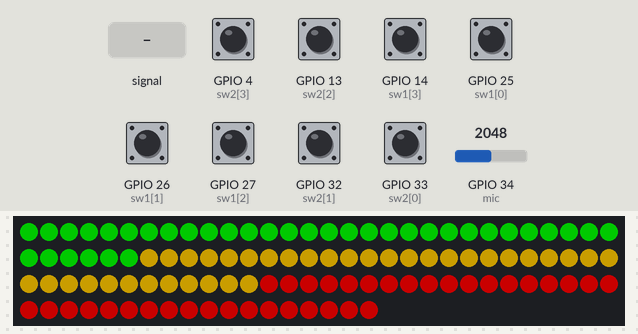
Simulated run of this program. Board: ESP32 board running MicroPython. On the bench: 108 RGB LEDs in strip order, left to right, continuing on the next row. The test bench sets the inputs (shaded band); at power-on: GPIO 4 (sw2[3]), GPIO 13 (sw2[2]), GPIO 14 (sw1[3]), GPIO 25 (sw1[0]), GPIO 26 (sw1[1]), GPIO 27 (sw1[2]), GPIO 32 (sw2[1]), GPIO 33 (sw2[0]) HIGH, GPIO 34 (mic) = 2048 (analog values on the 0–4095 scale). Dim RGB values are drawn brighter than linear.

Above: at 1.1 s.
At 3.3 s:
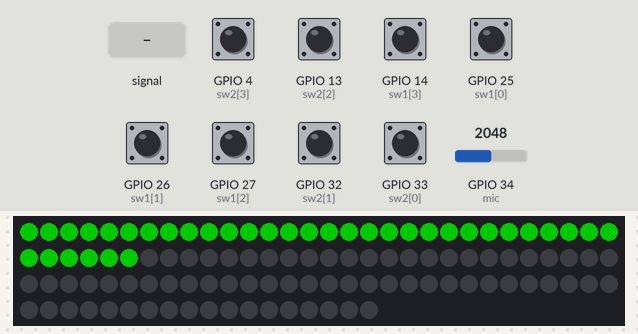
3.4 s: GPIO 34 (mic) fed a 200 Hz sine of ±327 counts around its level
At 5.2 s:
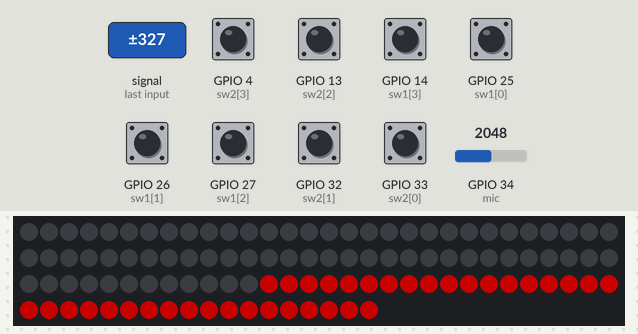
6.3 s: GPIO 34 (mic) set to 2866
At 7.3 s:
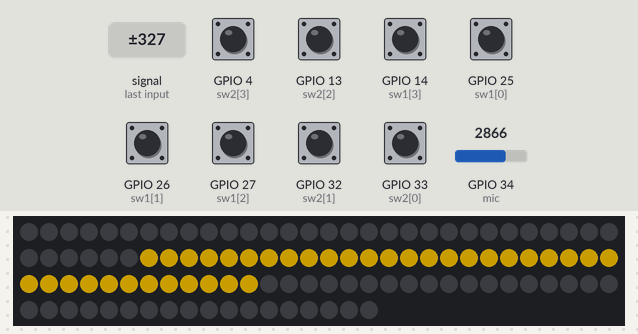
Timing chart, 0 to 9.3 s (numbered marks = the images above; inputs shaded):
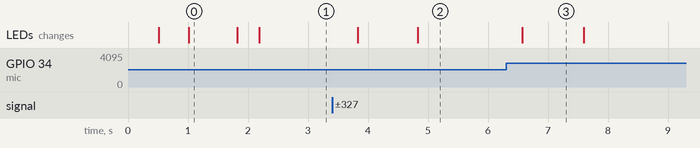

The program:

main.py
```python
"""
Kita-Lärmampel — MicroPython / ESP32
=====================================
Zeigt den Geräuschpegel als grün/gelb/rot an.
Zwei kodierte Drehschalter (BCD, 10-stufig) stellen die Schwellwerte ein.

Verdrahtung
-----------
  GPIO  5  → WS2812B Datenleitung
  GPIO 34  → MAX4466 Ausgang  (ADC1, Input-only)

  Drehschalter 1 — grün→gelb  (Common → GND)
    GPIO 25  → Bit 0
    GPIO 26  → Bit 1
    GPIO 27  → Bit 2
    GPIO 14  → Bit 3

  Drehschalter 2 — gelb→rot  (Common → GND)
    GPIO 33  → Bit 0
    GPIO 32  → Bit 1
    GPIO 13  → Bit 2
    GPIO  4  → Bit 3

  GND / 3V3 → Mikrofon-Modul (VCC an 3V3)

Schalter-Beschriftung (4 genutzte Stufen)
  Stellung 1 = leise     Stellung 3 = mittel-laut
  Stellung 2 = mittel    Stellung 4 = laut
  (konkrete dB-Werte nach Kalibrierung des MAX4466-Gain-Trimmers eintragen)

Kalibrierung
------------
  1. MAX4466 Gain-Trimmer so einstellen, dass measure_rms() im normalen
     Kita-Betrieb sinnvolle Werte liefert (per REPL prüfen).
  2. THRESHOLDS_1 und THRESHOLDS_2 entsprechend anpassen.
  3. Schalter-Beschriftungen mit den realen dB-Werten bedrucken/bekleben.
"""

import machine
import neopixel
import time
import math

# ── Konfiguration ──────────────────────────────────────────────────────────────

LED_PIN = 5     # WS2812B Datenleitung
MIC_PIN = 34    # MAX4466 Ausgang (ADC1, Input-only Pin)

# BCD-Drehschalter: Bit-Pins in aufsteigender Wertigkeit [bit0, bit1, bit2, bit3]
# Common-Pin jedes Schalters → GND; interne Pull-ups aktiv
SW1_PINS = [25, 26, 27, 14]   # Schalter 1: grün→gelb
SW2_PINS = [33, 32, 13,  4]   # Schalter 2: gelb→rot

LEDS_PER_FIELD = 36    # LEDs pro Ampelfeld (4 Reihen à 9 LEDs im Zickzack)
NUM_FIELDS     = 3
TOTAL_LEDS     = LEDS_PER_FIELD * NUM_FIELDS   # = 108

BRIGHTNESS_NORMAL = 0.40   # 40% Helligkeit ist indoor absolut ausreichend (stromsparend)
BRIGHTNESS_ECO    = 0.10   # 10% Helligkeit im Schlafmodus (sehr stromsparend)
ECO_DELAY_MS      = 60000  # Nach 60 Sekunden Dauer-Grün wird abgedimmt

# Feldindizes im LED-Streifen (Streifen läuft von unten nach oben)
FIELD_GREEN  = 0   # unten
FIELD_YELLOW = 1   # Mitte
FIELD_RED    = 2   # oben

# Farben (Basiswerte unskaliert)
def _scale(r, g, b, brightness):
    return (int(r * brightness), int(g * brightness), int(b * brightness))

COLOR_OFF    = (0, 0, 0)
BASE_GREEN   = (0,   255, 0)
BASE_YELLOW  = (255, 200, 0)
BASE_RED     = (255, 0,   0)

# Lautstärkemessung
WINDOW_SIZE  = 25   # Gleitender Mittelwert über N Messungen (≈ 1,5 - 2 s)

# Schwellwerte in RMS-Einheiten für die 4 Schalterstellungen (Index 0 = Stellung 1)
# !! Nach Kalibrierung des MAX4466 anpassen !!
#
# Wichtig: max(THRESHOLDS_1) muss kleiner sein als min(THRESHOLDS_2),
# damit keine ungültige Kombination möglich ist — unabhängig von der Schalterstellung.
THRESHOLDS_1 = [ 60,  90, 130, 170]   # grün→gelb: leise … laut  (max = 170)
THRESHOLDS_2 = [200, 280, 380, 550]   # gelb→rot:  leise … laut  (min = 200)

assert max(THRESHOLDS_1) < min(THRESHOLDS_2), (
    "Konfigurationsfehler: THRESHOLDS_1 max={} >= THRESHOLDS_2 min={}".format(
        max(THRESHOLDS_1), min(THRESHOLDS_2)
    )
)


# ── Hardware-Setup ─────────────────────────────────────────────────────────────

np = neopixel.NeoPixel(machine.Pin(LED_PIN), TOTAL_LEDS)

mic = machine.ADC(machine.Pin(MIC_PIN))
mic.atten(machine.ADC.ATTN_11DB)   # 0–3.3 V Eingansbereich

sw1 = [machine.Pin(p, machine.Pin.IN, machine.Pin.PULL_UP) for p in SW1_PINS]
sw2 = [machine.Pin(p, machine.Pin.IN, machine.Pin.PULL_UP) for p in SW2_PINS]


# ── LED-Hilfsfunktionen ────────────────────────────────────────────────────────

def _set_field(field, color):
    """Setzt alle LEDs eines Feldes auf 'color', ohne np.write()."""
    start = field * LEDS_PER_FIELD
    for i in range(start, start + LEDS_PER_FIELD):
        np[i] = color


def show(active_field, color):
    """Leuchtet 'active_field' in 'color', alle anderen Felder aus."""
    for field in range(NUM_FIELDS):
        _set_field(field, color if field == active_field else COLOR_OFF)
    np.write()


def all_off():
    for i in range(TOTAL_LEDS):
        np[i] = COLOR_OFF
    np.write()


def startup_test():
    """Selbsttest: Grün → Gelb → Rot → Aus."""
    for field, color in [(FIELD_GREEN,  _scale(*BASE_GREEN, BRIGHTNESS_NORMAL)),
                         (FIELD_YELLOW, _scale(*BASE_YELLOW, BRIGHTNESS_NORMAL)),
                         (FIELD_RED,    _scale(*BASE_RED, BRIGHTNESS_NORMAL))]:
        _set_field(field, color)
        np.write()
        time.sleep_ms(500)
    time.sleep_ms(300)
    all_off()
    time.sleep_ms(300)


# ── Schalter-Auslesen ──────────────────────────────────────────────────────────

def read_bcd(pins):
    """
    Liest einen BCD-Drehschalter aus. Common-Pin liegt an GND,
    aktive Bit-Pins sind LOW (interne Pull-ups ziehen inaktive auf HIGH).
    Gibt den dekodieren Stellungswert zurück (1–10 für einen 10-stufigen Schalter).
    """
    val = 0
    for i, pin in enumerate(pins):
        if not pin.value():   # LOW = aktiv = dieser Bit gesetzt
            val |= (1 << i)
    return val


def read_thresholds():
    """
    Liest beide Drehschalter und gibt (schwelle_1, schwelle_2) zurück.
    Schalterstellung außerhalb 1–4 wird auf die nächste gültige Grenze geklemmt.
    Garantiert: schwelle_2 > schwelle_1.
    """
    pos1 = max(0, min(3, read_bcd(sw1)))   # Stellung 0-3 erzwingen
    pos2 = max(0, min(3, read_bcd(sw2)))

    t1 = THRESHOLDS_1[pos1]
    t2 = THRESHOLDS_2[pos2]

    # Sicherheitsnetz: gelb/rot-Schwelle muss über grün/gelb-Schwelle liegen
    if t2 <= t1:
        t2 = t1 + 30
    return t1, t2


# ── Lautstärkemessung ──────────────────────────────────────────────────────────

def measure_rms():
    """
    Misst den Schallpegel als RMS des AC-Anteils des Mikrofonsignals.
    Der DC-Offset (Ruhe-Gleichspannung des MAX4466) wird herausgerechnet.
    """
    start = time.ticks_ms()
    samples = []
    # Keine künstliche Pause! So schnell sampeln wie möglich für 50ms.
    while time.ticks_diff(time.ticks_ms(), start) < 50:
        samples.append(mic.read())

    n = len(samples)
    if n == 0:
        return 0
    mean = sum(samples) / n
    variance = sum((s - mean) ** 2 for s in samples) / n
    return math.sqrt(variance)


# ── Hauptschleife ──────────────────────────────────────────────────────────────

startup_test()

rms_window = []
current_state = None
state_since = time.ticks_ms()

while True:
    rms = measure_rms()

    rms_window.append(rms)
    if len(rms_window) > WINDOW_SIZE:
        rms_window.pop(0)
    avg_rms = sum(rms_window) / len(rms_window)

    t1, t2 = read_thresholds()

    if avg_rms < t1:
        new_state = FIELD_GREEN
    elif avg_rms < t2:
        new_state = FIELD_YELLOW
    else:
        new_state = FIELD_RED

    if new_state != current_state:
        current_state = new_state
        state_since = time.ticks_ms()

    brightness = BRIGHTNESS_NORMAL
    if current_state == FIELD_GREEN and time.ticks_diff(time.ticks_ms(), state_since) > ECO_DELAY_MS:
        brightness = BRIGHTNESS_ECO

    if current_state == FIELD_GREEN:
        show(FIELD_GREEN, _scale(*BASE_GREEN, brightness))
    elif current_state == FIELD_YELLOW:
        show(FIELD_YELLOW, _scale(*BASE_YELLOW, brightness))
    else:
        show(FIELD_RED, _scale(*BASE_RED, brightness))
```

Measured:
- after the input at 3.4 s, the LEDs: first change after 0.43 s (image 2 shows a later state)
- after the input at 6.3 s, the LEDs: change after 0.27 s (image 3)
- what the display in image 0 shows lasts 0.8 s, from 1.0 s to 1.8 s
- what the display in image 3 shows lasts 1.0 s, from 6.6 s to 7.6 s
